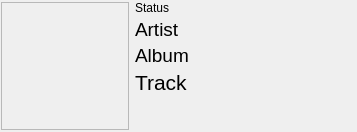
<?xml version="1.0" encoding="UTF-8"?>
<ui version="4.0">
 <class>osd</class>
 <widget class="QMainWindow" name="osd">
  <property name="geometry">
   <rect>
    <x>0</x>
    <y>0</y>
    <width>357</width>
    <height>132</height>
   </rect>
  </property>
  <property name="sizePolicy">
   <sizepolicy hsizetype="Preferred" vsizetype="Preferred">
    <horstretch>0</horstretch>
    <verstretch>0</verstretch>
   </sizepolicy>
  </property>
  <property name="minimumSize">
   <size>
    <width>0</width>
    <height>132</height>
   </size>
  </property>
  <property name="maximumSize">
   <size>
    <width>800</width>
    <height>600</height>
   </size>
  </property>
  <property name="baseSize">
   <size>
    <width>200</width>
    <height>148</height>
   </size>
  </property>
  <property name="windowTitle">
   <string>OSD</string>
  </property>
  <widget class="QWidget" name="centralwidget">
   <property name="sizePolicy">
    <sizepolicy hsizetype="Preferred" vsizetype="Preferred">
     <horstretch>0</horstretch>
     <verstretch>0</verstretch>
    </sizepolicy>
   </property>
   <property name="minimumSize">
    <size>
     <width>0</width>
     <height>132</height>
    </size>
   </property>
   <property name="maximumSize">
    <size>
     <width>800</width>
     <height>600</height>
    </size>
   </property>
   <layout class="QHBoxLayout" name="horizontalLayout">
    <property name="sizeConstraint">
     <enum>QLayout::SetDefaultConstraint</enum>
    </property>
    <property name="leftMargin">
     <number>1</number>
    </property>
    <property name="topMargin">
     <number>1</number>
    </property>
    <property name="rightMargin">
     <number>1</number>
    </property>
    <property name="bottomMargin">
     <number>1</number>
    </property>
    <item>
     <widget class="QLabel" name="cover">
      <property name="sizePolicy">
       <sizepolicy hsizetype="Fixed" vsizetype="Fixed">
        <horstretch>0</horstretch>
        <verstretch>0</verstretch>
       </sizepolicy>
      </property>
      <property name="minimumSize">
       <size>
        <width>128</width>
        <height>128</height>
       </size>
      </property>
      <property name="maximumSize">
       <size>
        <width>128</width>
        <height>128</height>
       </size>
      </property>
      <property name="frameShape">
       <enum>QFrame::StyledPanel</enum>
      </property>
      <property name="midLineWidth">
       <number>0</number>
      </property>
      <property name="text">
       <string/>
      </property>
     </widget>
    </item>
    <item>
     <layout class="QVBoxLayout" name="verticalLayout">
      <property name="spacing">
       <number>3</number>
      </property>
      <item>
       <widget class="QLabel" name="status">
        <property name="text">
         <string>Status</string>
        </property>
       </widget>
      </item>
      <item>
       <widget class="QLabel" name="artist">
        <property name="sizePolicy">
         <sizepolicy hsizetype="Preferred" vsizetype="Preferred">
          <horstretch>0</horstretch>
          <verstretch>0</verstretch>
         </sizepolicy>
        </property>
        <property name="font">
         <font>
          <pointsize>14</pointsize>
         </font>
        </property>
        <property name="text">
         <string>Artist</string>
        </property>
       </widget>
      </item>
      <item>
       <widget class="QLabel" name="album">
        <property name="font">
         <font>
          <pointsize>14</pointsize>
         </font>
        </property>
        <property name="text">
         <string>Album</string>
        </property>
       </widget>
      </item>
      <item>
       <widget class="QLabel" name="track">
        <property name="font">
         <font>
          <pointsize>16</pointsize>
         </font>
        </property>
        <property name="text">
         <string>Track</string>
        </property>
       </widget>
      </item>
      <item>
       <spacer name="verticalSpacer">
        <property name="orientation">
         <enum>Qt::Vertical</enum>
        </property>
        <property name="sizeHint" stdset="0">
         <size>
          <width>20</width>
          <height>40</height>
         </size>
        </property>
       </spacer>
      </item>
     </layout>
    </item>
   </layout>
  </widget>
 </widget>
 <resources/>
 <connections/>
</ui>
